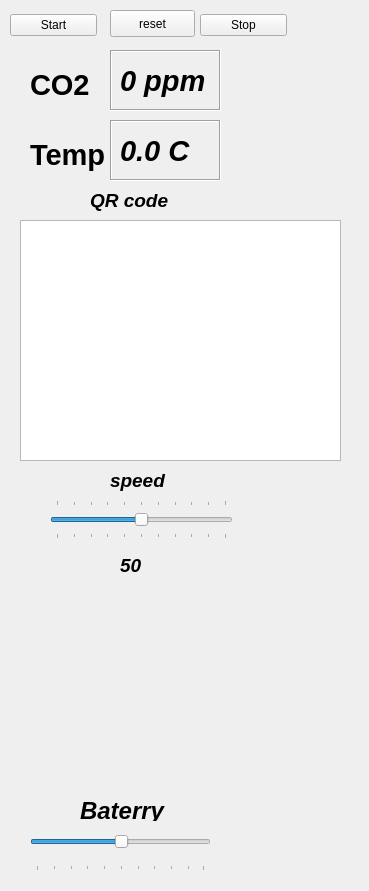
<?xml version="1.0" encoding="UTF-8"?>
<ui version="4.0">
 <class>RobotSteeringWidget</class>
 <widget class="QWidget" name="RobotSteeringWidget">
  <property name="geometry">
   <rect>
    <x>0</x>
    <y>0</y>
    <width>369</width>
    <height>891</height>
   </rect>
  </property>
  <property name="windowTitle">
   <string>Robot Steering</string>
  </property>
  <widget class="QLabel" name="CO2">
   <property name="geometry">
    <rect>
     <x>110</x>
     <y>50</y>
     <width>111</width>
     <height>61</height>
    </rect>
   </property>
   <property name="font">
    <font>
     <pointsize>22</pointsize>
     <weight>75</weight>
     <italic>true</italic>
     <bold>true</bold>
    </font>
   </property>
   <property name="frameShape">
    <enum>QFrame::Box</enum>
   </property>
   <property name="frameShadow">
    <enum>QFrame::Sunken</enum>
   </property>
   <property name="text">
    <string>0 ppm</string>
   </property>
  </widget>
  <widget class="QLabel" name="current_z_angular_label">
   <property name="geometry">
    <rect>
     <x>110</x>
     <y>120</y>
     <width>111</width>
     <height>61</height>
    </rect>
   </property>
   <property name="font">
    <font>
     <pointsize>22</pointsize>
     <weight>75</weight>
     <italic>true</italic>
     <bold>true</bold>
     <underline>false</underline>
     <strikeout>false</strikeout>
     <kerning>true</kerning>
    </font>
   </property>
   <property name="toolTip">
    <string>Current angular velocity</string>
   </property>
   <property name="frameShape">
    <enum>QFrame::Box</enum>
   </property>
   <property name="frameShadow">
    <enum>QFrame::Sunken</enum>
   </property>
   <property name="text">
    <string>0.0 C</string>
   </property>
  </widget>
  <widget class="QLabel" name="label">
   <property name="geometry">
    <rect>
     <x>30</x>
     <y>130</y>
     <width>79</width>
     <height>49</height>
    </rect>
   </property>
   <property name="font">
    <font>
     <pointsize>22</pointsize>
     <weight>75</weight>
     <italic>false</italic>
     <bold>true</bold>
    </font>
   </property>
   <property name="text">
    <string>Temp</string>
   </property>
  </widget>
  <widget class="QLabel" name="label_2">
   <property name="geometry">
    <rect>
     <x>30</x>
     <y>60</y>
     <width>79</width>
     <height>49</height>
    </rect>
   </property>
   <property name="font">
    <font>
     <pointsize>22</pointsize>
     <weight>75</weight>
     <italic>false</italic>
     <bold>true</bold>
    </font>
   </property>
   <property name="frameShape">
    <enum>QFrame::NoFrame</enum>
   </property>
   <property name="frameShadow">
    <enum>QFrame::Sunken</enum>
   </property>
   <property name="text">
    <string>CO2</string>
   </property>
  </widget>
  <widget class="QLabel" name="Baterry">
   <property name="geometry">
    <rect>
     <x>80</x>
     <y>800</y>
     <width>101</width>
     <height>21</height>
    </rect>
   </property>
   <property name="font">
    <font>
     <pointsize>18</pointsize>
     <weight>75</weight>
     <italic>true</italic>
     <bold>true</bold>
    </font>
   </property>
   <property name="text">
    <string>Baterry</string>
   </property>
  </widget>
  <widget class="QSlider" name="baterrySlide">
   <property name="geometry">
    <rect>
     <x>30</x>
     <y>820</y>
     <width>181</width>
     <height>51</height>
    </rect>
   </property>
   <property name="font">
    <font>
     <family>Ubuntu</family>
     <underline>false</underline>
    </font>
   </property>
   <property name="cursor">
    <cursorShape>ArrowCursor</cursorShape>
   </property>
   <property name="value">
    <number>50</number>
   </property>
   <property name="orientation">
    <enum>Qt::Horizontal</enum>
   </property>
   <property name="tickPosition">
    <enum>QSlider::TicksBelow</enum>
   </property>
  </widget>
  <widget class="QWidget" name="layoutWidget_3">
   <property name="geometry">
    <rect>
     <x>110</x>
     <y>10</y>
     <width>87</width>
     <height>31</height>
    </rect>
   </property>
   <layout class="QHBoxLayout" name="horizontalLayout_3"/>
  </widget>
  <widget class="QWidget" name="layoutWidget_4">
   <property name="geometry">
    <rect>
     <x>10</x>
     <y>10</y>
     <width>87</width>
     <height>31</height>
    </rect>
   </property>
   <layout class="QHBoxLayout" name="horizontalLayout_4">
    <item>
     <widget class="QPushButton" name="start_push_button">
      <property name="toolTip">
       <string>Reset velocities to zero</string>
      </property>
      <property name="text">
       <string>Start</string>
      </property>
     </widget>
    </item>
   </layout>
  </widget>
  <widget class="QWidget" name="layoutWidget_5">
   <property name="geometry">
    <rect>
     <x>200</x>
     <y>10</y>
     <width>87</width>
     <height>31</height>
    </rect>
   </property>
   <layout class="QHBoxLayout" name="horizontalLayout_6">
    <item>
     <widget class="QPushButton" name="stop_push_button">
      <property name="toolTip">
       <string>Reset velocities to zero</string>
      </property>
      <property name="text">
       <string>Stop</string>
      </property>
     </widget>
    </item>
   </layout>
  </widget>
  <widget class="QLabel" name="label_3">
   <property name="geometry">
    <rect>
     <x>90</x>
     <y>180</y>
     <width>321</width>
     <height>41</height>
    </rect>
   </property>
   <property name="font">
    <font>
     <pointsize>14</pointsize>
     <weight>75</weight>
     <italic>true</italic>
     <bold>true</bold>
    </font>
   </property>
   <property name="text">
    <string>QR code </string>
   </property>
  </widget>
  <widget class="QSlider" name="x_linear_slider">
   <property name="geometry">
    <rect>
     <x>50</x>
     <y>500</y>
     <width>183</width>
     <height>39</height>
    </rect>
   </property>
   <property name="minimum">
    <number>0</number>
   </property>
   <property name="maximum">
    <number>100</number>
   </property>
   <property name="singleStep">
    <number>10</number>
   </property>
   <property name="pageStep">
    <number>100</number>
   </property>
   <property name="value">
    <number>50</number>
   </property>
   <property name="sliderPosition">
    <number>50</number>
   </property>
   <property name="tracking">
    <bool>true</bool>
   </property>
   <property name="orientation">
    <enum>Qt::Horizontal</enum>
   </property>
   <property name="tickPosition">
    <enum>QSlider::TicksBothSides</enum>
   </property>
  </widget>
  <widget class="QLabel" name="current_x_linear_label">
   <property name="geometry">
    <rect>
     <x>120</x>
     <y>550</y>
     <width>101</width>
     <height>31</height>
    </rect>
   </property>
   <property name="font">
    <font>
     <pointsize>14</pointsize>
     <weight>75</weight>
     <italic>true</italic>
     <bold>true</bold>
    </font>
   </property>
   <property name="toolTip">
    <string>Current linear velocity</string>
   </property>
   <property name="text">
    <string>&lt;html&gt;&lt;head/&gt;&lt;body&gt;&lt;p&gt;50&lt;/p&gt;&lt;/body&gt;&lt;/html&gt;</string>
   </property>
  </widget>
  <widget class="QLabel" name="label_6">
   <property name="geometry">
    <rect>
     <x>110</x>
     <y>460</y>
     <width>71</width>
     <height>41</height>
    </rect>
   </property>
   <property name="font">
    <font>
     <pointsize>14</pointsize>
     <weight>75</weight>
     <italic>true</italic>
     <bold>true</bold>
    </font>
   </property>
   <property name="text">
    <string>speed</string>
   </property>
  </widget>
  <widget class="QTextEdit" name="textEdit">
   <property name="geometry">
    <rect>
     <x>20</x>
     <y>220</y>
     <width>321</width>
     <height>241</height>
    </rect>
   </property>
   <property name="overwriteMode">
    <bool>true</bool>
   </property>
  </widget>
  <widget class="QPushButton" name="reset_push_button">
   <property name="geometry">
    <rect>
     <x>110</x>
     <y>10</y>
     <width>85</width>
     <height>27</height>
    </rect>
   </property>
   <property name="toolTip">
    <string>Reset velocities to zero</string>
   </property>
   <property name="text">
    <string>reset</string>
   </property>
  </widget>
 </widget>
 <resources/>
 <connections/>
</ui>
